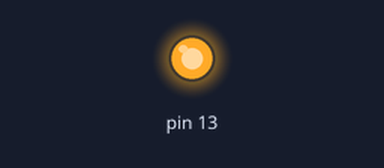
This sketch was run on a simulated Arduino Uno, built with avr-gcc and run on an emulated ATmega328P. Shown: output pins drawn as LEDs (lit = HIGH).

Above: at 0.2 s.
At 20.2 s:
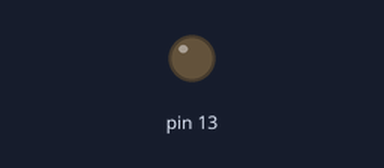
Timing chart, 0 to 22.1 s (numbered marks = the images above):
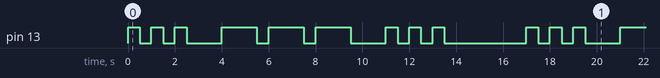

Measured:
- by itself, pin 13: repeats every 17.0 s: 2 × (LOW 0.50 s, HIGH 0.50 s), LOW 1.5 s, 2 × (HIGH 1.5 s, LOW 0.50 s), HIGH 1.5 s, LOW 1.5 s, 2 × (HIGH 0.50 s, LOW 0.50 s), HIGH 0.50 s, LOW 3.5 s, HIGH 0.50 s
- by itself, everything shown: repeats every 17.0 s, in 18 steps

The sketch:

BlinkSOS.ino
```cpp
void setup() {
  // put your setup code here, to run once:
  pinMode(13, OUTPUT);
}

void loop() {
  // 1 time unit set to equal 500ms
  // first 'S'
  digitalWrite(13, HIGH);
  delay(500);
  digitalWrite(13, LOW);
  delay(500);
  digitalWrite(13, HIGH);
  delay(500);
  digitalWrite(13, LOW);
  delay(500);
  digitalWrite(13, HIGH);
  delay(500);
  digitalWrite(13, LOW);

  // gap between letters
  delay(1500);

  // 'O'
  digitalWrite(13, HIGH);
  delay(1500);
  digitalWrite(13, LOW);
  delay(500);
  digitalWrite(13, HIGH);
  delay(1500);
  digitalWrite(13, LOW);
  delay(500);
  digitalWrite(13, HIGH);
  delay(1500);
  digitalWrite(13, LOW);

  // gap between letters
  delay(1500);

  // second 'S'
  digitalWrite(13, HIGH);
  delay(500);
  digitalWrite(13, LOW);
  delay(500);
  digitalWrite(13, HIGH);
  delay(500);
  digitalWrite(13, LOW);
  delay(500);
  digitalWrite(13, HIGH);
  delay(500);
  digitalWrite(13, LOW);

  // gap between words
  delay(3500);
}
```
